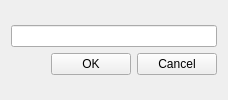
                <widget class="QWidget" name="page_10">
                 <layout class="QVBoxLayout" name="verticalLayout_14">
                  <item>
                   <layout class="QVBoxLayout" name="verticalLayout_22">
                    <item>
                     <widget class="QLineEdit" name="folderMediaEdit"/>
                    </item>
                    <item>
                     <layout class="QHBoxLayout" name="horizontalLayout_19">
                      <item>
                       <spacer name="horizontalSpacer_5">
                        <property name="orientation">
                         <enum>Qt::Horizontal</enum>
                        </property>
                        <property name="sizeHint" stdset="0">
                         <size>
                          <width>40</width>
                          <height>20</height>
                         </size>
                        </property>
                       </spacer>
                      </item>
                      <item>
                       <widget class="QPushButton" name="okFolderMediaButton">
                        <property name="text">
                         <string>OK</string>
                        </property>
                        <property name="icon">
                         <iconset resource="resources.qrc">
                          <normaloff>:/resources/OK.svg</normaloff>:/resources/OK.svg</iconset>
                        </property>
                       </widget>
                      </item>
                      <item>
                       <widget class="QPushButton" name="cancelFolderMediaButton">
                        <property name="text">
                         <string>Cancel</string>
                        </property>
                        <property name="icon">
                         <iconset resource="resources.qrc">
                          <normaloff>:/resources/Cancel.svg</normaloff>:/resources/Cancel.svg</iconset>
                        </property>
                       </widget>
                      </item>
                     </layout>
                    </item>
                   </layout>
                  </item>
                 </layout>
                </widget>
